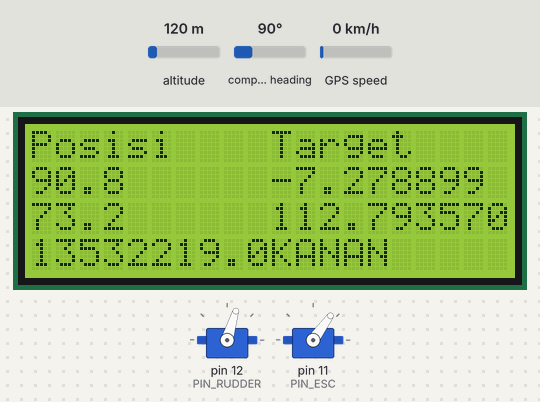
This sketch was run on a simulated Arduino Mega 2560, built with avr-gcc and run on an emulated ATmega2560. Parts: 2 × servo, 20×4 character LCD. The inputs (shaded band) are chosen by the test bench; at power-on: compass heading 90°, altitude 120 m, GPS speed 0 km/h. The GPS gets a fix after 3 s at 37.7749, -122.4194 with 8 satellites; what the sketch prints to the serial monitor is not drawn.

Above: at 4.3 s.
4.4 s: compass heading set to 7°
At 5.1 s:
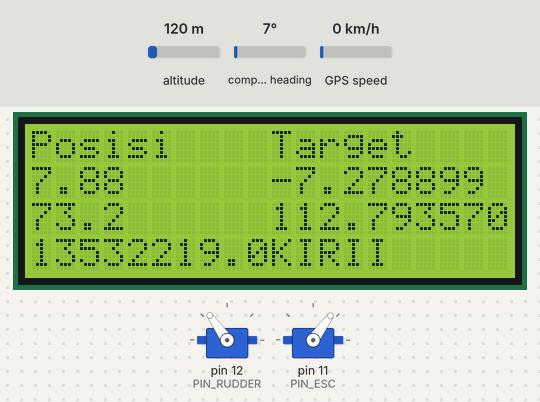
6.3 s: compass heading set to 180°
At 7.0 s:
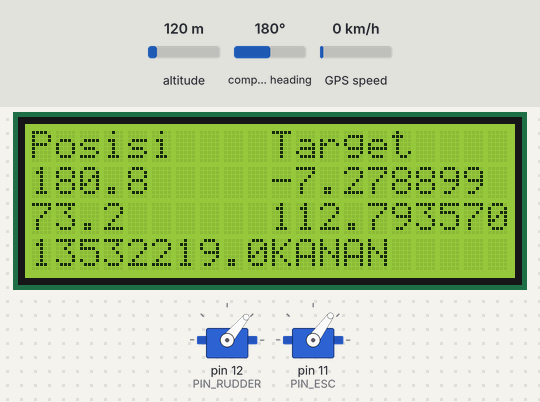
8.0 s: compass heading set to 46°
At 9.4 s:
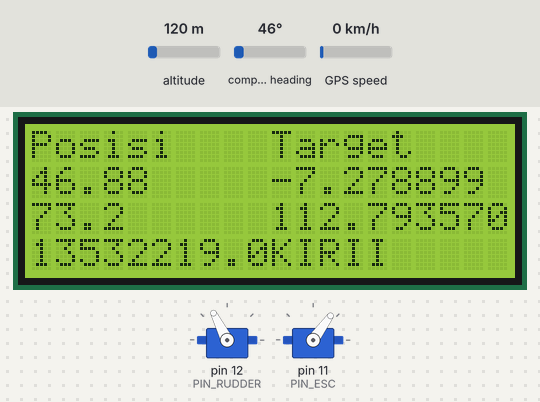
9.8 s: compass heading set to 90°
At 11.3 s:
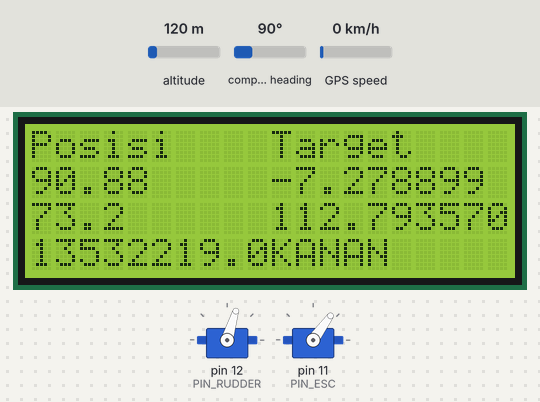
Timing chart, 0 to 12.5 s (numbered marks = the images above; inputs shaded):
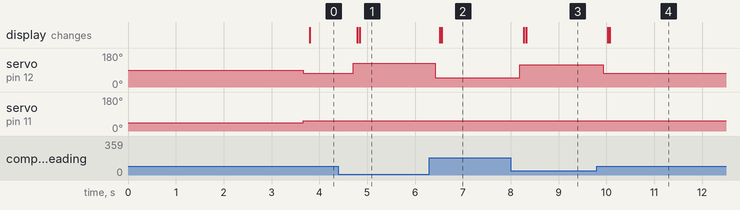

Measured:
- after the input at 4.4 s, servo on pin 12 (PIN_RUDDER): 73° → 125° after 0.31 s; the display: first changes after 0.40 s (image 1 shows a later state)
- after the input at 6.3 s, servo on pin 12 (PIN_RUDDER): 125° → 50° after 0.12 s; the display: first changes after 0.21 s (image 2 shows a later state)
- after the input at 8.0 s, servo on pin 12 (PIN_RUDDER): 50° → 117° after 0.19 s; the display: first changes after 0.27 s (image 3 shows a later state)
- after the input at 9.8 s, servo on pin 12 (PIN_RUDDER): 117° → 73° after 0.14 s; the display: first changes after 0.22 s (image 4 shows a later state)

The sketch:

AUTONOMOUS_KAPAL_GPS_NEW.ino
```cpp
#include <TinyGPS++.h>
#include <math.h>
#include <Wire.h>
#include <HMC5883L.h>
#include <Servo.h>
#include <LiquidCrystal_I2C.h>

//Arah
#define LEFT 1
#define RIGHT -1

#define PIN_RUDDER  12
#define PIN_ESC     11

#define max_kiri        125  //sudut
#define max_kanan       50   //sudut
#define setpoint_jarak  0.5  //meter - jarak toleransi

TinyGPSPlus gps;
Servo esc;
Servo rudder;
HMC5883L compass;
LiquidCrystal_I2C lcd(0x27, 20, 4);

int speed_esc = 1100;
bool gps_valid = false;
int index_way = 0;
int max_way = 5;
double waypoint[5][2] = {
//  { -7.278868 , 112.793495}, //ppns1
//  { -7.278856 , 112.793663},
//  { -7.278990 , 112.793701},
//  { -7.278861 , 112.793800},
//  { -7.278740 , 112.793609}
    {-7.278899, 112.793570}, //ppns2
    {-7.278982, 112.793590},
    {-7.279010, 112.793750},
    {-7.278818, 112.793790},
    {-7.278737, 112.793550}
};
double pos_lat = 0.0;
double pos_lng = 0.0;
double degree = 0.0;


void setup() {
  Serial.begin(9600);
  Serial3.begin(9600);

  rudder.attach(PIN_RUDDER);
  esc.attach(PIN_ESC);
  Serial.println("Init ESC");
  esc.writeMicroseconds(1000); //aktivasi esc

  lcd.begin(20,4);
  lcd.clear();

  // Initialize Initialize HMC5883L
  Serial.println("Initialize HMC5883L");
  while (!compass.begin()) {
    Serial.println("Could not find a valid HMC5883L sensor, check wiring!");
    delay(500);
  }
  compass.setRange(HMC5883L_RANGE_1_3GA);
  compass.setMeasurementMode(HMC5883L_CONTINOUS);
  compass.setDataRate(HMC5883L_DATARATE_30HZ);
  compass.setSamples(HMC5883L_SAMPLES_8);
  compass.setOffset(0, 0);
}

void loop() {

  //menunggu sensor gps aktif
  if ( !gps.location.isValid() ) {
    Serial.println("Waiting GPS Valid...");
    delay(500);
    return;
  }

  //pembacaan sensor gps
  pos_lat = gps.location.lat();
  pos_lng = gps.location.lng();
  degree = baca_kompas();

  //kapal berhenti ketika kapal sudah mencapai titik terakhir
  if (index_way == max_way) {
    esc.writeMicroseconds(1000);
    Serial.println("Sudah mencapai setpoint terakhir !!");
    sedot();
    delay(1000);
    return;
  }

  //pembacaan koordinat target,index way merupakan point berapa yang dituju
  double target_lat = waypoint[index_way][0];
  double target_lng = waypoint[index_way][1];
//  double target_jarak = hitung_jarak(pos_lat, pos_lng, target_lat, target_lng);
//  double target_sudut = hitung_sudut(pos_lat, pos_lng, target_lat, target_lng);

  double target_jarak =
    TinyGPSPlus::distanceBetween(
      gps.location.lat(),
      gps.location.lng(),
      target_lat,
      target_lng);

  double target_sudut =
    TinyGPSPlus::courseTo(
      gps.location.lat(),
      gps.location.lng(),
      target_lat,
      target_lng);

  //ditambahkan 360-target karena gak nemu2 pointnya
  target_sudut = 360-target_sudut;

  //program posisi rudder berdasarkan target sudutnya
  double diff_degree = selisih_sudut((int)target_sudut, (int)degree);
  int arah_belok = arah_sudut((int)target_sudut, (int)degree);
  int rdata = 90;
  if (arah_belok == LEFT) {
    rdata = 90 + diff_degree;
    if (rdata > max_kiri) rdata = max_kiri;
  } else if (arah_belok == RIGHT) {
    rdata = 90 - diff_degree;
    if (rdata < max_kanan) rdata = max_kanan;
  }

  //program menjalankan motor dan ruddernya
  esc.writeMicroseconds(speed_esc);
  rudder.write(rdata);
  Serial.println("Kapal: Lat=" + String(pos_lat, 6) + " Lng=" + String(pos_lng, 6) + " Target: Lat=" + String(target_lat, 6) + " Lng=" + String(target_lng, 6) + " Jarak=" + String(target_jarak, 1) + "m SudutTarget=" + String(target_sudut) +" BedaSudut=" + String(diff_degree) + " Arah=" + ((arah_belok == LEFT) ? "KIRI" : "KANAN") );

  //program perpindahan waypoint
  if (index_way == 0 && target_jarak <= setpoint_jarak) {
    Serial.println("Selesai !! Lanjut ke waypoint berikutnya");
    index_way=1;
  }
  if (index_way == 1 && target_jarak <= setpoint_jarak) {
    Serial.println("Selesai !! Lanjut ke waypoint berikutnya");
    index_way=2;
  }
  if (index_way == 2 && target_jarak <= setpoint_jarak) {
    Serial.println("Selesai !! Lanjut ke waypoint berikutnya");
    index_way=3;
  }
  if (index_way == 3 && target_jarak <= setpoint_jarak) {
    Serial.println("Selesai !! Lanjut ke waypoint berikutnya");
    index_way=4;
  }

  //program display lcd
  lcd.setCursor(0, 0); lcd.print("Posisi");
  lcd.setCursor(0, 1); lcd.print(String(degree, 1));
  lcd.setCursor(0, 2); lcd.print(String(target_sudut, 1));
  lcd.setCursor(0, 3); lcd.print(String(target_jarak, 1));

  lcd.setCursor(10, 0); lcd.print("Target");
  lcd.setCursor(10, 1); lcd.print(String(target_lat, 6));
  lcd.setCursor(10, 2); lcd.print(String(target_lng, 6));
  lcd.setCursor(10, 3); lcd.print(((arah_belok == LEFT) ? "KIRII" : "KANAN"));

  delay(200);
}

void serialEvent3() {
  while (Serial3.available()) {
    gps.encode(Serial3.read());
  }
}

double baca_kompas() {
  Vector norm = compass.readNormalize();

  // Calculate heading
  float heading = atan2(norm.YAxis, norm.XAxis);

  // Set declination angle on your location and fix heading
  // You can find your declination on: http://magnetic-declination.com/
  // (+) Positive or (-) for negative
  // For Bytom / Poland declination angle is 4'26E (positive)
  // Formula: (deg + (min / 60.0)) / (180 / M_PI);
  float declinationAngle = (0.0 + (48.0 / 60.0)) / (180 / M_PI);
  heading += declinationAngle;

  // Correct for heading < 0deg and heading > 360deg
  if (heading < 0)
  {
    heading += 2 * PI;
  }

  if (heading > 2 * PI)
  {
    heading -= 2 * PI;
  }

  // Convert to degrees
  float headingDegrees = heading * 180 / M_PI;

  // Output
  //  Serial.print(" Heading = ");
  //  Serial.print(heading);
  //  Serial.print(" Degress = ");
  //  Serial.print(headingDegrees);
  //  Serial.println();

  return headingDegrees;
}

void sedot() {

}

bool is_minus(double val) {
  return (val < 0) ? true : false;
}
```

rumus.ino
```cpp
double hitung_sudut(double lat1, double lng1, double lat2, double lng2) {
  double j = lng2 - lng1;
  double k = lat2 - lat1;
  double l = sqrt(pow(j, 2) + pow(k, 2));
  double kl = k / l;

  double sudut = acos(kl) / (3.141 * 180);
  bool con_x = !(is_minus(k));
  bool con_y = !(is_minus(j));

  if (con_x && !con_y) {
    return (360.0 - sudut);
  } else if (!con_x && !con_y) {
    return (360.0 - sudut);
  } else if (!con_x && con_y) {
    return sudut;
  } else if (con_x && con_y) {
    return sudut;
  }
}

double hitung_jarak(double lat1, double lng1, double lat2, double lng2) {
  double val = sqrt(pow((lng2 - lng1), 2) + pow((lat2 - lat1), 2));
  return (val * 111.319) * 1000; //kali 1000 untuk satuan meter
}

int selisih_sudut(int target, int from) {
  int phi = abs(target - from) % 360;
  int distance = phi > 180 ? 360 - phi : phi;
  return distance;
}

int arah_sudut(int target, int from) {
  int sign = (target - from >= 0 && target - from <= 180) || (target - from <= -180 && target - from >= -360) ? 1 : -1;
  return sign;
}
```
